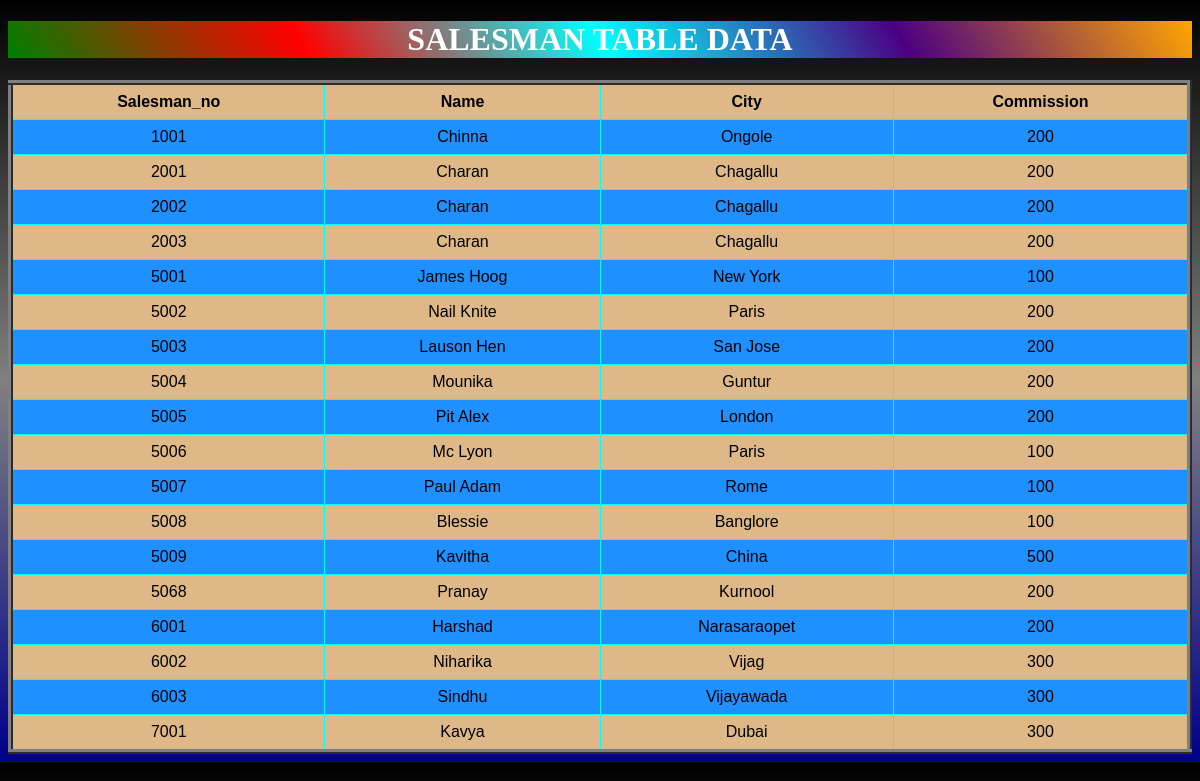
The app's page /display_salesman/ with its own data.
### app/models.py (models this page shows, shortened)
class Salesman(models.Model):
    salesman_no=models.IntegerField(primary_key=True)
    name=models.CharField(max_length=100)
    city=models.CharField(max_length=100)
    commission=models.IntegerField()

### app/views.py (the view)
# urls.py: path('display_salesman/',display_salesman,name='display_salesman'),
def display_salesman(request):
    SQLO=Salesman.objects.all()
    d={'data1':SQLO}
    return render(request,'display_salesman.html',context=d)

### templates/display_salesman.html (shortened to what this page needs)
<!DOCTYPE html>
<html lang="en">
<head>
</head>
<body>
    <center>
        <h1>SALESMAN TABLE DATA</h1>
            <table border="5px">
                <tr><th> Salesman_no</th>
                    <th> Name</th>
                    <th>City</th>
                    <th>Commission</th>
                </tr>
            {% for SS in data1 %}
               <tr>
                <td>{{SS.salesman_no}}</td>
                <td>{{SS.name}}</td>
                <td>{{SS.city}}</td>
                <td>{{SS.commission}}</td>
               </tr>
            {% endfor %}
            </table>
    </center>
</body>
</html>

### templates/display_salesman.html (style rules this page uses)
table { font-family: Arial, sans-serif; border-collapse: collapse; width: 100%; border-style: ridge; }
td,th { border: 1px solid cyan; text-align:center; padding: 8px; border-style: ridge; }
tr:nth-child(even) { background-color: dodgerblue; }
tr:nth-child(odd) { background-color:burlywood; }
h1 { background: linear-gradient(60deg,green,red,cyan,indigo,orange); text-align: center; color: rgb(0,0,0); color: white; }
body { background:linear-gradient(black,grey,darkblue); }

### records on screen
Salesman: salesman_no "1001", name "Chinna", city "Ongole", commission "200"
Salesman: salesman_no "2001", name "Charan", city "Chagallu", commission "200"
Salesman: salesman_no "2002", name "Charan", city "Chagallu", commission "200"
Salesman: salesman_no "2003", name "Charan", city "Chagallu", commission "200"
Salesman: salesman_no "5001", name "James Hoog", city "New York", commission "100"
Salesman: salesman_no "5002", name "Nail Knite", city "Paris", commission "200"
Salesman: salesman_no "5003", name "Lauson Hen", city "San Jose", commission "200"
Salesman: salesman_no "5004", name "Mounika", city "Guntur", commission "200"
Salesman: salesman_no "5005", name "Pit Alex", city "London", commission "200"
Salesman: salesman_no "5006", name "Mc Lyon", city "Paris", commission "100"
Salesman: salesman_no "5007", name "Paul Adam", city "Rome", commission "100"
Salesman: salesman_no "5008", name "Blessie", city "Banglore", commission "100"
Salesman: salesman_no "5009", name "Kavitha", city "China", commission "500"
Salesman: salesman_no "5068", name "Pranay", city "Kurnool", commission "200"
Salesman: salesman_no "6001", name "Harshad", city "Narasaraopet", commission "200"
Salesman: salesman_no "6002", name "Niharika", city "Vijag", commission "300"
Salesman: salesman_no "6003", name "Sindhu", city "Vijayawada", commission "300"
Salesman: salesman_no "7001", name "Kavya", city "Dubai", commission "300"
